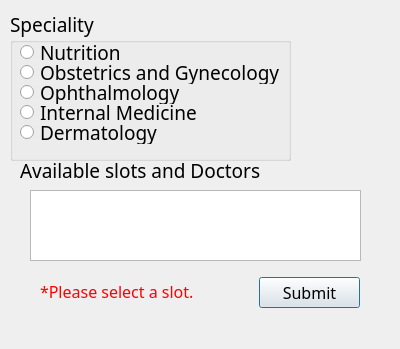
<?xml version="1.0" encoding="UTF-8"?>
<ui version="4.0">
 <class>BookAppointmentWindow</class>
 <widget class="QDialog" name="BookAppointmentWindow">
  <property name="geometry">
   <rect>
    <x>0</x>
    <y>0</y>
    <width>400</width>
    <height>349</height>
   </rect>
  </property>
  <property name="windowTitle">
   <string>Dialog</string>
  </property>
  <widget class="QListWidget" name="slotsListView">
   <property name="geometry">
    <rect>
     <x>30</x>
     <y>190</y>
     <width>331</width>
     <height>71</height>
    </rect>
   </property>
  </widget>
  <widget class="QPushButton" name="pushButtonSubmit">
   <property name="geometry">
    <rect>
     <x>259</x>
     <y>277</y>
     <width>101</width>
     <height>31</height>
    </rect>
   </property>
   <property name="font">
    <font>
     <family>Script MT Bold</family>
     <pointsize>12</pointsize>
    </font>
   </property>
   <property name="text">
    <string>Submit</string>
   </property>
  </widget>
  <widget class="QLabel" name="labelERROR">
   <property name="geometry">
    <rect>
     <x>40</x>
     <y>280</y>
     <width>191</width>
     <height>20</height>
    </rect>
   </property>
   <property name="font">
    <font>
     <family>Script MT Bold</family>
     <pointsize>12</pointsize>
    </font>
   </property>
   <property name="text">
    <string>&lt;html&gt;&lt;head/&gt;&lt;body&gt;&lt;p&gt;&lt;span style=&quot; color:#ff0000;&quot;&gt;*Please select a slot.&lt;/span&gt;&lt;/p&gt;&lt;/body&gt;&lt;/html&gt;</string>
   </property>
  </widget>
  <widget class="QLabel" name="label_Available_slots">
   <property name="geometry">
    <rect>
     <x>20</x>
     <y>160</y>
     <width>271</width>
     <height>21</height>
    </rect>
   </property>
   <property name="font">
    <font>
     <family>Script MT Bold</family>
     <pointsize>14</pointsize>
    </font>
   </property>
   <property name="text">
    <string>Available slots and Doctors</string>
   </property>
  </widget>
  <widget class="QGroupBox" name="groupBox_speciality">
   <property name="geometry">
    <rect>
     <x>10</x>
     <y>10</y>
     <width>281</width>
     <height>151</height>
    </rect>
   </property>
   <property name="font">
    <font>
     <family>Script MT Bold</family>
     <pointsize>14</pointsize>
    </font>
   </property>
   <property name="title">
    <string>Speciality</string>
   </property>
   <widget class="QRadioButton" name="radioButton_Nutrition">
    <property name="geometry">
     <rect>
      <x>10</x>
      <y>30</y>
      <width>231</width>
      <height>24</height>
     </rect>
    </property>
    <property name="text">
     <string>Nutrition</string>
    </property>
   </widget>
   <widget class="QRadioButton" name="radioButton_OG">
    <property name="geometry">
     <rect>
      <x>10</x>
      <y>50</y>
      <width>271</width>
      <height>24</height>
     </rect>
    </property>
    <property name="text">
     <string>Obstetrics and Gynecology</string>
    </property>
   </widget>
   <widget class="QRadioButton" name="radioButton_Ophthalmology">
    <property name="geometry">
     <rect>
      <x>10</x>
      <y>70</y>
      <width>191</width>
      <height>24</height>
     </rect>
    </property>
    <property name="text">
     <string>Ophthalmology</string>
    </property>
   </widget>
   <widget class="QRadioButton" name="radioButton_internalmedicine">
    <property name="geometry">
     <rect>
      <x>10</x>
      <y>90</y>
      <width>241</width>
      <height>24</height>
     </rect>
    </property>
    <property name="text">
     <string>Internal Medicine</string>
    </property>
   </widget>
   <widget class="QRadioButton" name="radioButton_Dermatology">
    <property name="geometry">
     <rect>
      <x>10</x>
      <y>110</y>
      <width>171</width>
      <height>24</height>
     </rect>
    </property>
    <property name="text">
     <string>Dermatology</string>
    </property>
   </widget>
  </widget>
 </widget>
 <resources/>
 <connections/>
</ui>
